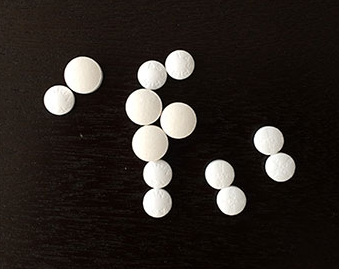
#> input picture python/code_046/pill.png, 339 x 269 px
$ python opencv_046.py
#> lines starting #> are read from the running program, lines starting #| are printed output that depends on the picture; after the words box and inside, x2 and y2 are one past the last pixel; in counts of white or black regions, pixels touching at a corner belong together
import cv2 as cv
import numpy as np


def connected_components_demo(src):
    src = cv.GaussianBlur(src, (3, 3), 0)
    gray = cv.cvtColor(src, cv.COLOR_BGR2GRAY)
    ret, binary = cv.threshold(gray, 0, 255, cv.THRESH_BINARY | cv.THRESH_OTSU)
    cv.imshow("binary", binary)
    cv.imwrite('binary.png', binary)

    output = cv.connectedComponents(binary, connectivity=8, ltype=cv.CV_32S)
    num_labels = output[0]
    print(num_labels)  # output: 5
    labels = output[1]

    # 构造颜色
    colors = []
    for i in range(num_labels):
        b = np.random.randint(0, 256)
        g = np.random.randint(0, 256)
        r = np.random.randint(0, 256)
        colors.append((b, g, r))
    colors[0] = (0, 0, 0)

    # 画出连通图
    h, w = gray.shape
    image = np.zeros((h, w, 3), dtype=np.uint8)
    for row in range(h):
        for col in range(w):
            image[row, col] = colors[labels[row, col]]

    cv.imshow("colored labels", image)
    cv.imwrite("labels.png", image)
    print("total componets : ", num_labels - 1)


src = cv.imread("pill.png")
#> src is the input picture: shape (269, 339, 3); mean B, G, R 34.5, 38.8, 45.1
h, w = src.shape[:2]
#> h = 269; w = 339
connected_components_demo(src)
#> in connected_components_demo, `src = cv.GaussianBlur(src, (3, 3), 0)`:
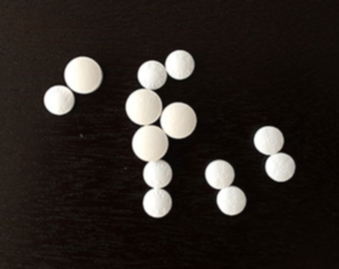
#> src: shape (269, 339, 3); mean of channels 0, 1, 2 34.5, 38.8, 45.1; drawn as B, G, R
#> in connected_components_demo, `ret, binary = cv.threshold(gray, 0, 255, cv.THRESH_BINARY | cv.THRESH_..`:
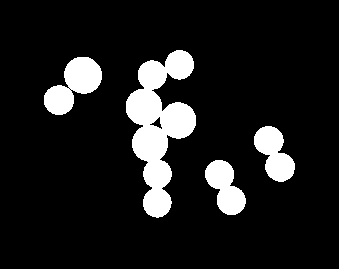
#> binary: shape (269, 339); 11.3% white; 4 white regions, box (x1, y1, x2, y2) and area: (126, 50, 196, 218) 5809, (44, 57, 102, 115) 1822, (254, 126, 295, 182) 1362, (205, 160, 246, 215) 1338
#> in connected_components_demo, `ret, binary = cv.threshold(gray, 0, 255, cv.THRESH_BINARY | cv.THRESH_..`: ret = 118
#> in connected_components_demo, `num_labels = output[0]`: num_labels = 5
#| 5
#> in connected_components_demo, `labels = output[1]`:
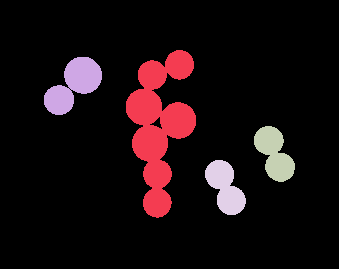
#> labels: shape (269, 339) int32; 5 distinct labels, from 0 to 4; one colour per label, 0 black
#> after the loop in connected_components_demo, `for row in range(h):`:
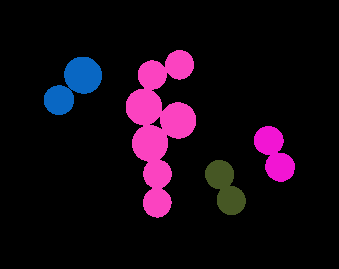
#> image: shape (269, 339, 3); mean of channels 0, 1, 2 19.8, 7.9, 20.8; drawn as B, G, R
#| total componets :  4
cv.waitKey(0)
cv.destroyAllWindows()
